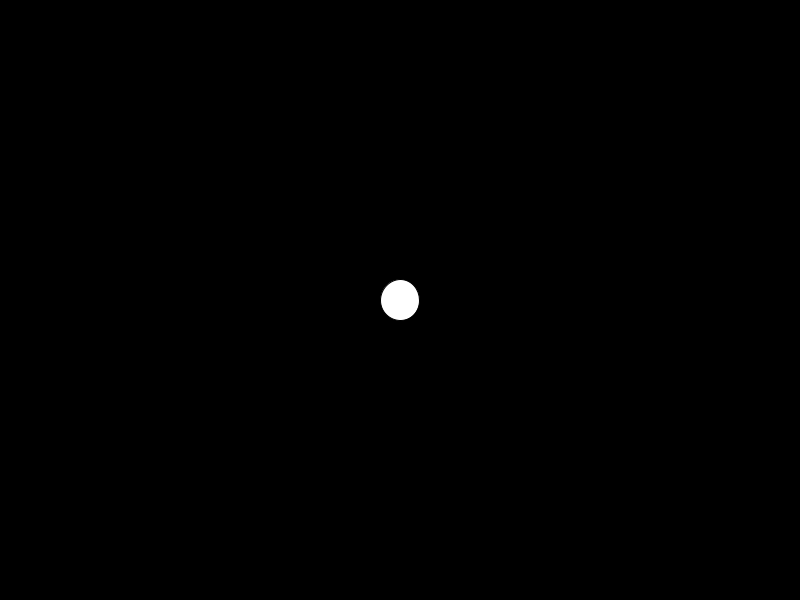
Frame 1 (no input)
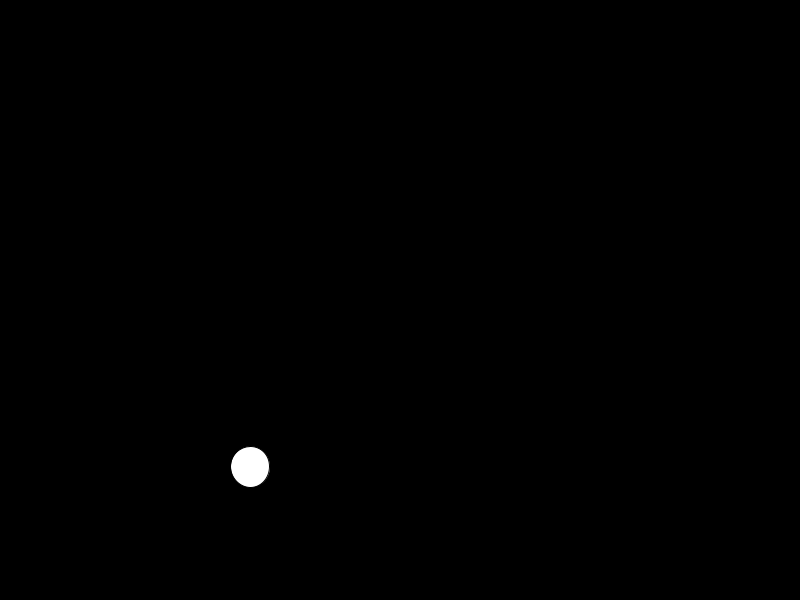
Frame 60 (the mouse pressed at the canvas centre just before this capture)
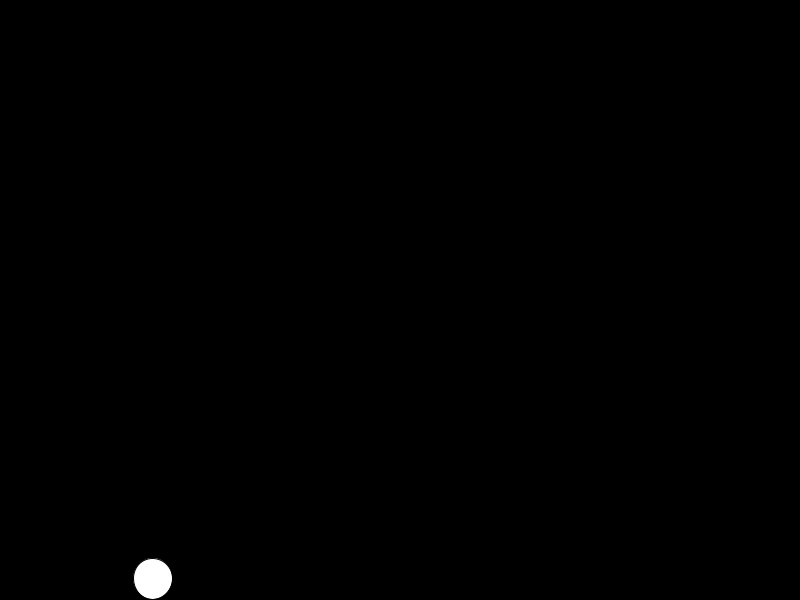
Frame 120 (the mouse held since frame 60 and released just before this capture)

The Processing sketch that drew these frames (run headless with seeded random() and noise(); from frame 60 on, the mouse is pressed at the canvas centre):

// Processing sketch: MovimientoArmonico
// ── MovimientoArmonico.pde
float x;
float y;
float t, t2;

void setup() {
	size(800, 600);
	background(0);
	y = height / 2;
	t = 0;
	t2 = 0;	
}

void draw() {
	background(0);
	x = map(sin(t), -1, 1, 0, width);
	y = map(sin(t2), -1, 1, 0, height);
	ellipse(x, y, 39, 41);
	t += 0.1;
	t2 += 0.01;
}
